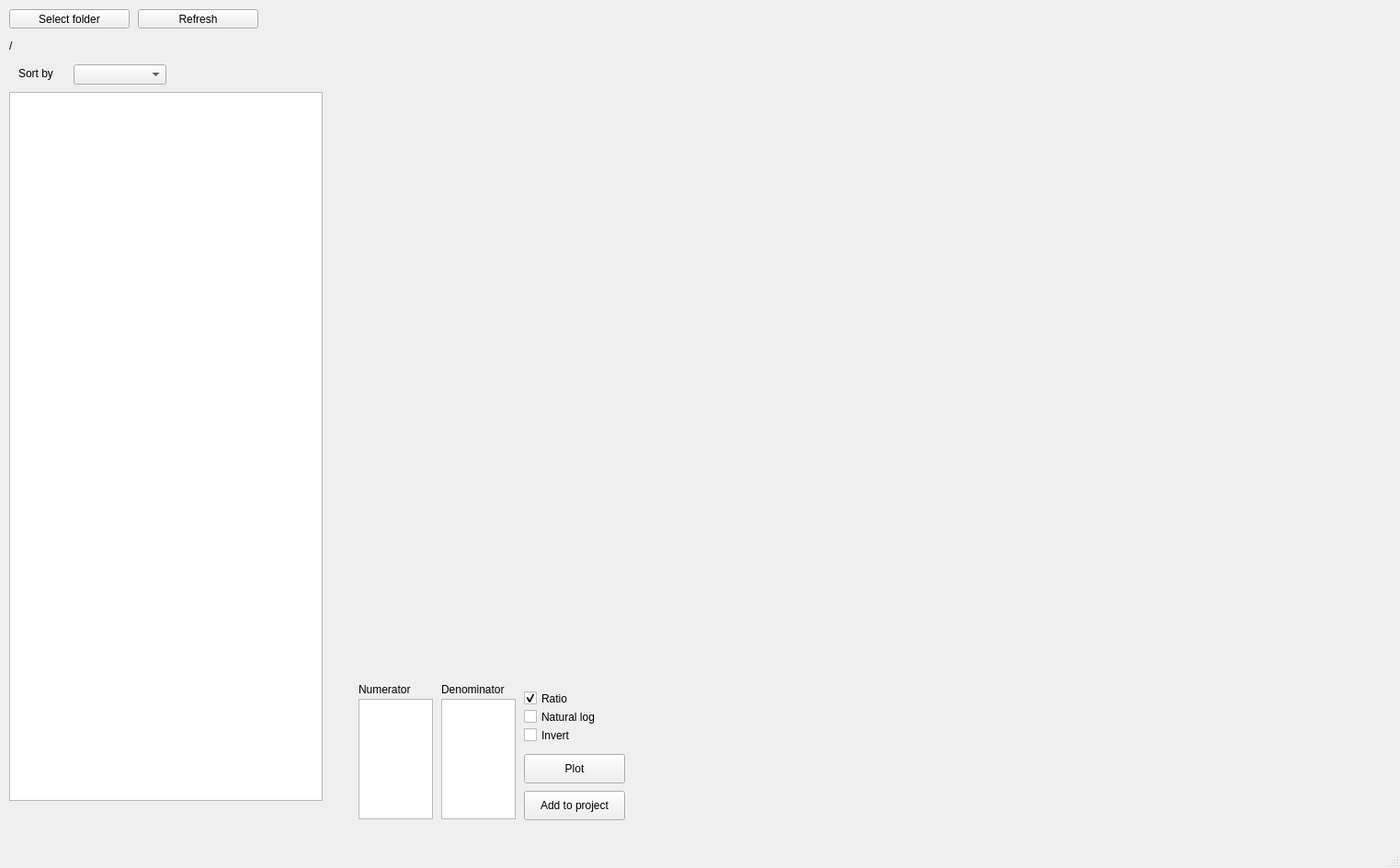
<?xml version="1.0" encoding="UTF-8"?>
<ui version="4.0">
 <class>Xview</class>
 <widget class="QMainWindow" name="Xview">
  <property name="geometry">
   <rect>
    <x>0</x>
    <y>0</y>
    <width>1523</width>
    <height>944</height>
   </rect>
  </property>
  <property name="windowTitle">
   <string>Xview</string>
  </property>
  <widget class="QWidget" name="centralwidget">
   <widget class="QWidget" name="verticalLayoutWidget">
    <property name="geometry">
     <rect>
      <x>390</x>
      <y>10</y>
      <width>1121</width>
      <height>721</height>
     </rect>
    </property>
    <layout class="QVBoxLayout" name="layout_plot_data"/>
   </widget>
   <widget class="QLabel" name="label_working_folder">
    <property name="geometry">
     <rect>
      <x>10</x>
      <y>40</y>
      <width>341</width>
      <height>20</height>
     </rect>
    </property>
    <property name="text">
     <string>/</string>
    </property>
   </widget>
   <widget class="QLabel" name="label3">
    <property name="geometry">
     <rect>
      <x>20</x>
      <y>70</y>
      <width>61</width>
      <height>20</height>
     </rect>
    </property>
    <property name="text">
     <string>Sort by</string>
    </property>
   </widget>
   <widget class="QPushButton" name="push_select_folder">
    <property name="geometry">
     <rect>
      <x>10</x>
      <y>10</y>
      <width>131</width>
      <height>21</height>
     </rect>
    </property>
    <property name="text">
     <string>Select folder</string>
    </property>
   </widget>
   <widget class="QComboBox" name="comboBox_sort_files_by">
    <property name="geometry">
     <rect>
      <x>80</x>
      <y>70</y>
      <width>101</width>
      <height>22</height>
     </rect>
    </property>
   </widget>
   <widget class="QPushButton" name="push_refresh_folder">
    <property name="geometry">
     <rect>
      <x>150</x>
      <y>10</y>
      <width>131</width>
      <height>21</height>
     </rect>
    </property>
    <property name="text">
     <string>Refresh</string>
    </property>
   </widget>
   <widget class="QListWidget" name="list_data">
    <property name="geometry">
     <rect>
      <x>10</x>
      <y>100</y>
      <width>341</width>
      <height>771</height>
     </rect>
    </property>
   </widget>
   <widget class="QCheckBox" name="checkBox_ratio">
    <property name="geometry">
     <rect>
      <x>570</x>
      <y>750</y>
      <width>101</width>
      <height>19</height>
     </rect>
    </property>
    <property name="text">
     <string>Ratio</string>
    </property>
    <property name="checked">
     <bool>true</bool>
    </property>
   </widget>
   <widget class="QCheckBox" name="checkBox_log_bin">
    <property name="geometry">
     <rect>
      <x>570</x>
      <y>770</y>
      <width>101</width>
      <height>19</height>
     </rect>
    </property>
    <property name="text">
     <string>Natural log</string>
    </property>
   </widget>
   <widget class="QLabel" name="label2">
    <property name="geometry">
     <rect>
      <x>390</x>
      <y>740</y>
      <width>71</width>
      <height>20</height>
     </rect>
    </property>
    <property name="text">
     <string>Numerator</string>
    </property>
   </widget>
   <widget class="QListWidget" name="list_xas_data_denominator">
    <property name="geometry">
     <rect>
      <x>480</x>
      <y>760</y>
      <width>81</width>
      <height>131</height>
     </rect>
    </property>
   </widget>
   <widget class="QPushButton" name="push_plot_data">
    <property name="geometry">
     <rect>
      <x>570</x>
      <y>820</y>
      <width>110</width>
      <height>32</height>
     </rect>
    </property>
    <property name="text">
     <string>Plot</string>
    </property>
   </widget>
   <widget class="QCheckBox" name="checkBox_inv_bin">
    <property name="geometry">
     <rect>
      <x>570</x>
      <y>790</y>
      <width>91</width>
      <height>19</height>
     </rect>
    </property>
    <property name="text">
     <string>Invert</string>
    </property>
   </widget>
   <widget class="QLabel" name="label4">
    <property name="geometry">
     <rect>
      <x>480</x>
      <y>740</y>
      <width>91</width>
      <height>20</height>
     </rect>
    </property>
    <property name="text">
     <string>Denominator</string>
    </property>
   </widget>
   <widget class="QPushButton" name="push_add_to_project">
    <property name="geometry">
     <rect>
      <x>570</x>
      <y>860</y>
      <width>110</width>
      <height>32</height>
     </rect>
    </property>
    <property name="text">
     <string>Add to project</string>
    </property>
   </widget>
   <widget class="QListWidget" name="list_xas_data_numerator">
    <property name="geometry">
     <rect>
      <x>390</x>
      <y>760</y>
      <width>81</width>
      <height>131</height>
     </rect>
    </property>
   </widget>
  </widget>
  <widget class="QStatusBar" name="statusbar"/>
  <action name="action_open_project">
   <property name="text">
    <string>&amp;Open project</string>
   </property>
  </action>
  <action name="action_save_project">
   <property name="text">
    <string>&amp;Save project</string>
   </property>
  </action>
  <action name="action_save_datasets_as_text">
   <property name="text">
    <string>Save datasets as text</string>
   </property>
  </action>
  <action name="action_exit">
   <property name="text">
    <string>&amp;Exit</string>
   </property>
  </action>
  <action name="action_merge">
   <property name="text">
    <string>Merge</string>
   </property>
  </action>
  <action name="action_rename">
   <property name="text">
    <string>Rename</string>
   </property>
  </action>
  <action name="action_remove">
   <property name="text">
    <string>Remove</string>
   </property>
  </action>
  <action name="action_combine_and_save_as_text">
   <property name="text">
    <string>Combine and save as text</string>
   </property>
  </action>
 </widget>
 <resources/>
 <connections/>
</ui>
